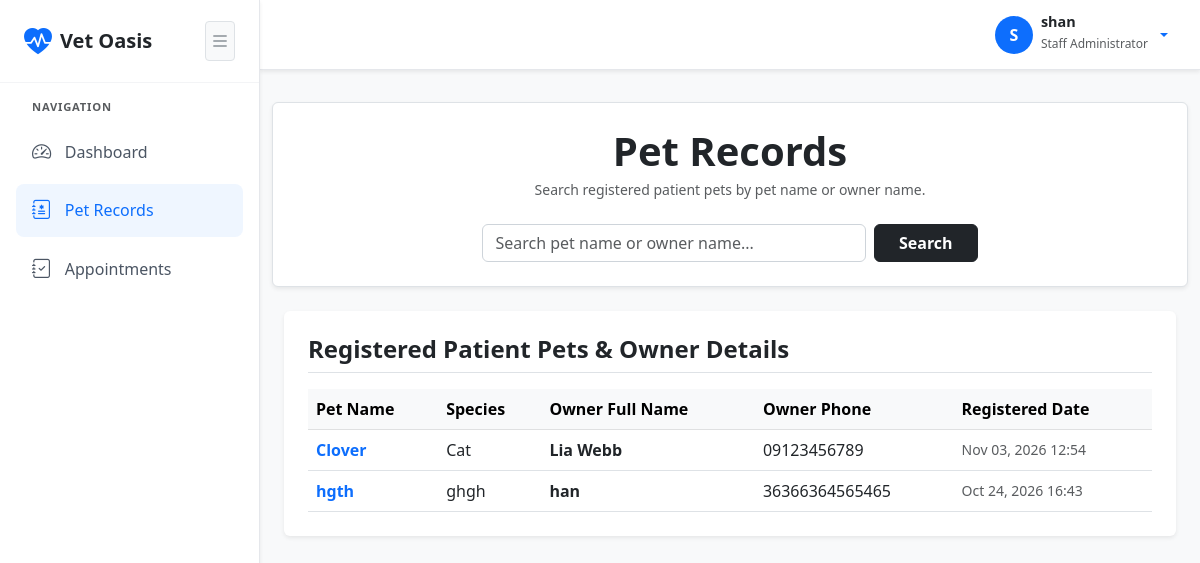
Page /staff-portal/pets/ (signed in) on the committed database.
### pets/models.py (models this page shows, shortened)
class Pet(models.Model):
    name = models.CharField(max_length=100)
    species = models.CharField(max_length=50)
    owner_name = models.CharField(max_length=100)
    owner_username = models.CharField(max_length=100, blank=True, null=True)
    owner_phone = models.CharField(max_length=20)
    registered_at = models.DateTimeField(auto_now_add=True)

### pets/views.py (the view)
# urls.py: path('staff-portal/pets/', views.staff_pets_view, name='staff_pets'),
@login_required(login_url='login')
@user_passes_test(is_staff_user, login_url='dashboard')
def staff_pets_view(request):
    search_query = request.GET.get('search', '').strip()
    pets = Pet.objects.all().order_by('-registered_at')
    if search_query:
        pets = pets.filter(
            Q(name__icontains=search_query) |
            Q(owner_name__icontains=search_query) |
            Q(species__icontains=search_query)
        )
    return render(request, 'pets/staff_pets.html', {
        'pets': pets,
        'search_query': search_query
    })

### pets/views.py (called while the page is built)
def is_staff_user(user):
    return user.is_staff

### pets/templates/pets/staff_pets.html (shortened to what this page needs)
{% extends 'pets/base.html' %}
{% block content %}
<div class="row mb-4">
    <div class="col-12 bg-white border rounded shadow-sm p-4 text-center">
        <h1 class="fw-bold text-dark mb-1">Pet Records</h1>
        <p class="text-muted small mb-4">Search registered patient pets by pet name or owner name.</p>
        <div class="row justify-content-center">
            <div class="col-md-7">
                <form method="GET" action="{% url 'staff_pets' %}" class="d-flex gap-2">
                    <input type="text" name="search" class="form-control" placeholder="Search pet name or owner name..." value="{{ search_query }}">
                    <button type="submit" class="btn btn-dark fw-bold px-4">Search</button>
                </form>
            </div>
        </div>
    </div>
</div>
<div class="row mb-4">
    <div class="col-12">
        <div class="card border-0 shadow-sm p-4 bg-white">
            <h4 class="fw-bold text-dark mb-3 border-bottom pb-2">Registered Patient Pets & Owner Details</h4>
            <div class="table-responsive">
                <table class="table align-middle mb-0">
                    <thead class="table-light">
                        <tr>
                            <th>Pet Name</th>
                            <th>Species</th>
                            <th>Owner Full Name</th>
                            <th>Owner Phone</th>
                            <th>Registered Date</th>
                        </tr>
                    </thead>
                    <tbody>
                        {% for pet in pets %}
                            <tr>
                                <td class="fw-bold text-primary">{{ pet.name }}</td>
                                <td>{{ pet.species }}</td>
                                <td class="fw-semibold">{{ pet.owner_name }}</td>
                                <td>{{ pet.owner_phone }}</td>
                                <td class="text-muted small">{{ pet.registered_at|date:"M d, Y H:i" }}</td>
                            </tr>
                        {% empty %}
                            <tr>
                                <td colspan="5" class="text-center text-muted py-3">No registered pets found.</td>
                            </tr>
                        {% endfor %}
                    </tbody>
                </table>
            </div>
        </div>
    </div>
</div>
{% endblock %}

### pets/templates/pets/base.html (shortened to what this page needs)
<!DOCTYPE html>
<html lang="en">
<head>
    <link href="https://cdn.jsdelivr.net/npm/bootstrap@5.3.0/dist/css/bootstrap.min.css" rel="stylesheet">
    <link rel="stylesheet" href="https://cdn.jsdelivr.net/npm/bootstrap-icons@1.10.5/font/bootstrap-icons.css">
</head>
<body>
    {% if user.is_authenticated %}
    <nav class="sidebar shadow-sm" id="appSidebar">
        <div class="sidebar-brand">
            <div class="d-flex align-items-center gap-2 overflow-hidden">
                <i class="bi bi-heart-pulse-fill fs-3 text-primary flex-shrink-0"></i>
                <span class="fs-5 text-dark fw-bold brand-text">Vet Oasis</span>
            </div>
            <button class="btn btn-sm btn-light border text-secondary p-1" onclick="toggleSidebar()" title="Toggle Sidebar">
                <i class="bi bi-list fs-5"></i>
            </button>
        </div>
        <div class="sidebar-menu">
            <span class="text-uppercase text-muted fw-bold px-3 mb-1 sidebar-menu-title" style="font-size: 0.7rem; letter-spacing: 0.8px;">Navigation</span>
            {% if user.is_staff %}
                <a href="{% url 'staff_dashboard' %}" class="sidebar-item {% if request.resolver_match.url_name == 'staff_dashboard' %}active{% endif %}" title="Dashboard">
                    <i class="bi bi-speedometer2"></i>
                    <span>Dashboard</span>
                </a>
                <a href="{% url 'staff_pets' %}" class="sidebar-item {% if request.resolver_match.url_name == 'staff_pets' %}active{% endif %}" title="Pet Records">
                    <i class="bi bi-journal-medical"></i>
                    <span>Pet Records</span>
                </a>
                <a href="{% url 'staff_appointments' %}" class="sidebar-item {% if request.resolver_match.url_name == 'staff_appointments' %}active{% endif %}" title="Appointments">
                    <i class="bi bi-journal-check"></i>
                    <span>Appointments</span>
                </a>
            {% endif %}
        </div>
    </nav>
    {% endif %}
    <div class="main-content" id="mainContent">
        {% if user.is_authenticated %}
        <header class="top-navbar shadow-sm">
            <div class="dropdown">
                <a href="#" class="d-flex align-items-center text-decoration-none dropdown-toggle gap-2" id="userDropdown" data-bs-toggle="dropdown" aria-expanded="false">
                    <div class="bg-primary text-white rounded-circle d-flex align-items-center justify-content-center fw-bold" style="width: 38px; height: 38px;">
                        {{ user.username|slice:":1"|upper }}
                    </div>
                    <div class="text-start d-none d-sm-block">
                        <span class="d-block fw-bold text-dark lh-1" style="font-size: 0.9rem;">{% if user.get_full_name %}{{ user.get_full_name }}{% else %}{{ user.username }}{% endif %}</span>
                        <span class="text-muted" style="font-size: 0.75rem;">{% if user.is_staff %}Staff Administrator{% else %}Pet Owner{% endif %}</span>
                    </div>
                </a>
            </div>
        </header>
        {% endif %}
        <div class="container-fluid p-4 my-2">
            {% block content %}
            {% endblock %}
        </div>
    </div>
</body>
</html>

### pets/templates/pets/base.html (style rules this page uses)
body { background-color: #f8f9fa; color: #212529; overflow-x: hidden; }
.sidebar { position: fixed; top: 0; left: 0; height: 100vh; width: 260px; background-color: #ffffff; border-right: 1px solid #e5e7eb; display: flex; flex-direction: column; z-index: 1050; transition: width 0.3s ease; }
.sidebar-brand { padding: 1.25rem 1.5rem; font-size: 1.25rem; font-weight: 700; color: #0d6efd; display: flex; align-items: center; justify-content: space-between; border-bottom: 1px solid #f3f4f6; text-decoration: none; white-space: nowrap; overflow: hidden; }
.sidebar-menu { padding: 1rem; overflow-y: auto; flex-grow: 1; display: flex; flex-direction: column; gap: 0.35rem; }
.sidebar-item { display: flex; align-items: center; gap: 0.85rem; padding: 0.75rem 1rem; color: #4b5563; font-weight: 500; border-radius: 0.5rem; text-decoration: none; white-space: nowrap; overflow: hidden; transition: background-color 0.2s, color 0.2s; }
.sidebar-item:hover, .sidebar-item.active { background-color: #eff6ff; color: #0d6efd; }
.sidebar-item i { font-size: 1.2rem; flex-shrink: 0; }
.main-content { margin-left: 260px; min-height: 100vh; display: flex; flex-direction: column; transition: margin-left 0.3s ease; }
.top-navbar { height: 70px; background-color: #ffffff; border-bottom: 1px solid #e5e7eb; padding: 0 2rem; display: flex; align-items: center; justify-content: flex-end; position: sticky; top: 0; z-index: 1040; }
.form-control, .form-select { border-radius: 0.375rem; border-color: #ced4da; }

### rows in the picture
Pet: name "Clover", species "Cat", owner_name "Lia Webb", owner_phone "09123456789", registered_at "Nov 03, 2026 12:54"
Pet: name "hgth", species "ghgh", owner_name "han", owner_phone "36366364565465", registered_at "Oct 24, 2026 16:43"

### other values in the picture
{{ user.username|slice:":1"|upper }} "S"
{{ user.username }} "shan"
